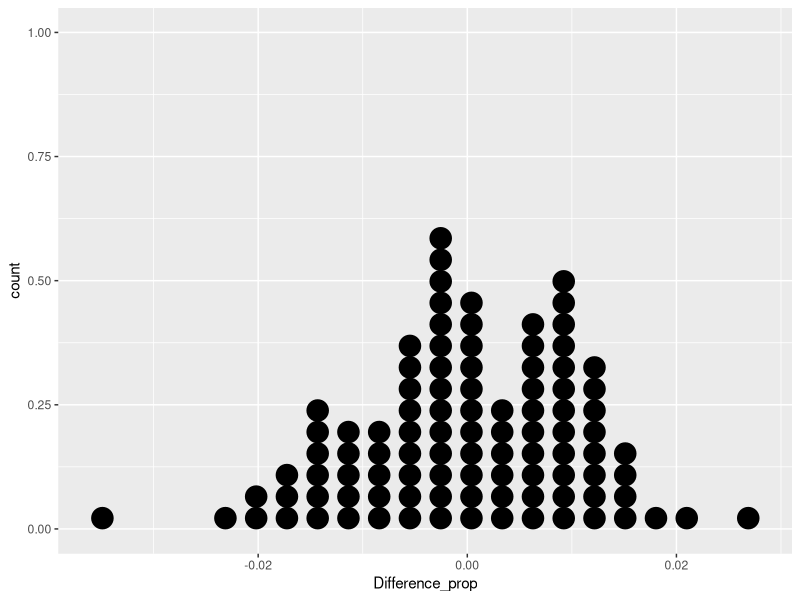

R code for this plot:
## ---- chunk 1
knitr::opts_chunk$set(echo = TRUE)
library(ggplot2)
library(dplyr)
## ---- chunk 2
# example
x <- c("apple", "pear", "strawberry", "orange", "lemon")

sample(x, 3) # picks 3 unique fruits from the vector (without replacement)
sample(x, 10, replace=TRUE) # picks 10 fruits, allowing repeats (sampling with replacement)

## ---- chunk 3
# Example: Print numbers from 1 to 5
for (i in 1:5) {
  print(i)
}

# Example: Simulate rolling a die 5 times and record it
rolls <- rep(0, 5)
for (i in 1:5) {
  rolls[i] <- sample(1:6, 1)
}
rolls

## ---- chunk 4
# Example: Function to calculate (a+b)^2
square <- function(a,b) {
  value = (a+b)^2
  return(value)
}
square(1,2) # Output: 9
square(2,3) # Ouptut: 25


## ---- chunk 5
# Example: Roll a die 3 times using a loop within a function
roll_multiple <- function(runs) {
  # rolls <- numeric(runs)
  rolls <- rep(0, runs) # create rolls vector of 0
 
   for (i in 1:runs) {
    rolls[i] <- sample(1:6, 1)
  }
  
  return(rolls)
}
roll_multiple(5)



## ---- chunk 6

#Outcome from those two dice

dice1 <- sample(1:6, 1)
dice2 <- sample(1:6, 1)

sum_of_two <- dice1 + dice2
sum_of_two


## ---- chunk 7

myoutcome = rep(0, 100) # make a vector of size 100 that has all zero's

for (i in 1:100){
  dice1 <- sample(1:6, 1)
  dice2 <- sample(1:6, 1)
  sum_of_two <- dice1 + dice2
  myoutcome[i] <- sum_of_two
}

head(myoutcome) # print first 6 entries


## ---- chunk 8

twodice_outcome <- function(){
  dice1 <- sample(1:6, 1)
  dice2 <- sample(1:6, 1)
  
  sum_of_two <- dice1 + dice2
  myoutcome <- sum_of_two
  
  return(myoutcome)
}
twodice_outcome() # this function works as one simulation run


myoutcome <- replicate(n=30, twodice_outcome()) # 10 runs
myoutcome



## ---- chunk 9
myoutcome <- replicate(n=30, twodice_outcome())
outcome_table <- table(myoutcome)
n <- length(myoutcome)
prob_outcome <- outcome_table/n
prob_outcome 

# how to ensure that it is proper probability? 
sum(prob_outcome) # it needs to add up to 1

## ---- chunk 10
outcome_table * prob_outcome
names(outcome_table) # we need this
values <- as.numeric(names(outcome_table) ) 

# or
# values <- 2:12 

sum(values * prob_outcome)
mu_hat = sum(values * prob_outcome)


## ---- chunk 11

sigma_2_hat <- sum( (values-mu_hat)^2 - prob_outcome  )
sigma_2_hat
## ---- chunk 12

sim_fn <- function(n=1000){
 myoutcome = rep(0, n)

  for (i in 1:n){
    dice1 <- sample(1:6, 1)
    dice2 <- sample(1:6, 1)
    sum_of_two <- dice1 + dice2
    myoutcome[i] <- sum_of_two
  }
  factored_outcome <- factor(myoutcome)
  outcome_table <- table(factored_outcome)
  
  prob_outcome <- outcome_table/n

  values <- as.numeric(names(outcome_table) ) 


  mu_hat = sum(values * prob_outcome)
  sigma_2_hat <- sum( (values-mu_hat)^2 - prob_outcome  )
 
  output <- list(mu = mu_hat, sigma2 = sigma_2_hat)
  return(output)
}


sim_fn(100)

sim_fn(1000)

sim_fn(10000)

sim_fn(100000)
## ---- chunk 13
data <- c(rep("yes", 46), rep("no", 1314))
head(data)
## ---- chunk 14
index <- sample(1:length(data), 684) # this is where we allocate patients regardless of cause of deaths (that means it is under the null hypothesis data)

Placebo <- data[index]
Aspirin <- data[-index]
## ---- chunk 15
group <- c(rep("Placebo", length(Placebo)), rep("Aspirin", length(Aspirin)))
outcome <- c(Placebo, Aspirin)
df <- data.frame(Group = group, Outcome = outcome)
df_table <- table(df)
df_table
## ---- chunk 16
ratio1 = df_table[3] / 684
ratio2 = df_table[4] / 676
ratio2-ratio1
## ---- chunk 17
sim_function<-function(){
  index <- sample(1:1360, 684)
  Placebo <- data[index]
  Aspirin <- data[-index]
  group <- c(rep("Placebo", length(Placebo)), rep("Aspirin", length(Aspirin)))
  outcome <- c(Placebo, Aspirin)
  df <- data.frame(Group = group, Outcome = outcome)
  
  df_table <- table(df)
  ratio1 = df_table[3] / 684
  ratio2 = df_table[4] / 676

  out <- ratio2-ratio1
  
  
  return(out)
}

sim_function()
## ---- chunk 18
library(ggplot2)
rates <- rep(0,100)

for (i in 1:100){
  rates[i] <- sim_function()
}
sim_df <- data.frame(Difference_prop=rates)
ggplot(data=sim_df, aes(x=Difference_prop)) + geom_dotplot()


## ---- chunk 19

#
#



## ---- chunk 20
#
#
#
## ---- chunk 21
#
#
#

